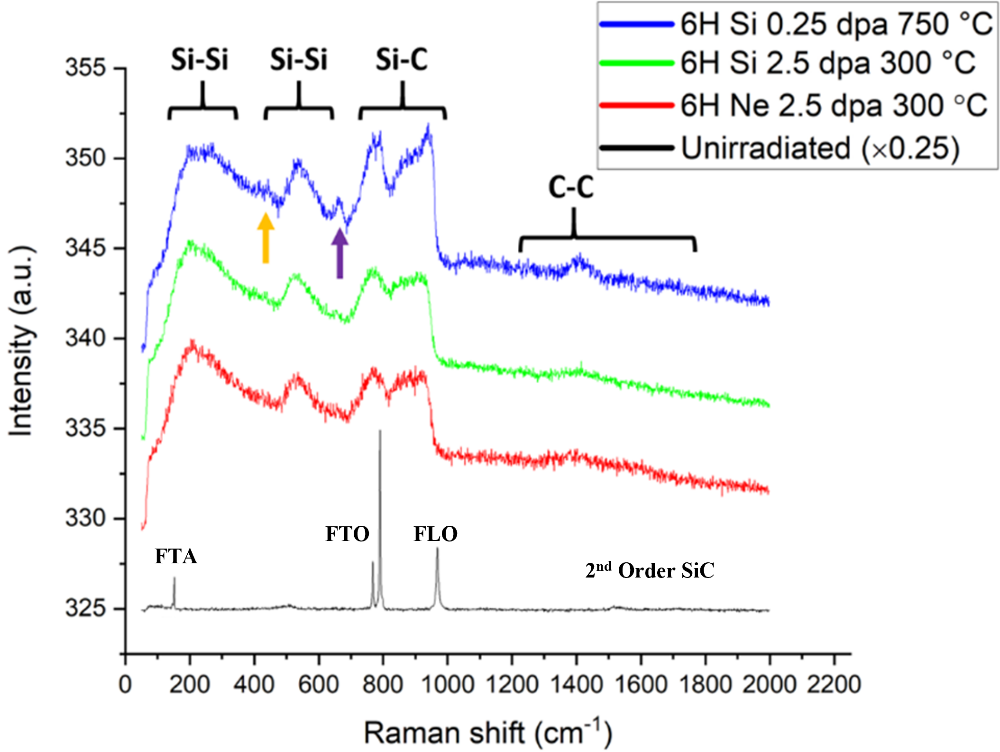
#> input picture data/figure_sources/fig_3_source_image4.png, 1000 x 752 px, found by its file name
$ python make_fig3_wide.py
#> lines starting #> are read from the running program, lines starting #| are printed output that depends on the picture; after the words box and inside, x2 and y2 are one past the last pixel; in counts of white or black regions, pixels touching at a corner belong together
"""Widen Figure 4 (single-crystal overlay) to a ~1.585:1 landscape aspect
WITHOUT distorting any glyph.  Ticket C16.

NB the figure was typed "Figure 3" when this script was written; it is Figure 4
in the manuscript's true numbering, and the output was renamed to match in C22.
The source cache keeps its `fig_3_source_image4.png` name — it is a provenance
cache of the docx member `word/media/image4.png`, not a figure.

⚠ THIS IS RASTER SURGERY, NOT A REGENERATION. The underlying single-crystal
spectra are not in this repository (they are Alex's), so the only available
source is the manuscript's own 1000 x 752 raster, extracted from
`Paper WIP Draft - Lilly Edits Implemented.docx` at `word/media/image4.png` and
kept alongside this script as `output/fig_3_source_image4.png`. When those
spectra arrive, regenerate the figure properly and DELETE this script — a
redrawn figure supersedes anything done here.

METHOD
  1. The image splits into three zones:
       x <  X_SPLIT              y-axis title, y tick labels, y-axis spine — untouched
       y <  ROW_SPLIT, x >= X_SPLIT   plot interior — stretched horizontally by f
       y >= ROW_SPLIT            x tick labels + axis title — rebuilt, not stretched
     Only the interior is resampled, so the x axis stays linear and the data
     stay aligned with their ticks: new_x(x) = X_SPLIT + f*(x - X_SPLIT).
  2. Every element that contains a glyph is then re-composited UNSTRETCHED at
     its new position: the stretched copy is erased and the original pixels are
     pasted back, centred on new_x(original centre). Band brackets are left
     stretched (they are rules, not glyphs — agreed in the ticket).
  3. The arrows are erased by COLOUR inside their stretched footprint rather
     than by a white rectangle, so no trace pixel next to them is destroyed.
  4. The legend is repositioned (not scaled) keeping its original right margin.

Every element box below was measured from the source (connected components of
the black ink, plus colour masks for the arrows), and `verify()` re-checks two
things at run time before anything is drawn:
  * the element does not touch its padded box edge  (box would clip a glyph)
  * the padded box contains no trace-coloured pixels (whiteout would eat data)
so a wrong box fails loudly instead of quietly damaging the figure.

Run from the repo root:  .venv\\Scripts\\python.exe output\\make_fig3_wide.py
"""
import os
import sys
import zipfile

import numpy as np
from PIL import Image

sys.path.insert(0, os.path.dirname(os.path.dirname(os.path.abspath(__file__))))
sys.stdout.reconfigure(errors="replace")

OUT = "output"
DOCX = "Paper WIP Draft - Lilly Edits Implemented.docx"
MEDIA = "word/media/image4.png"
SOURCE = os.path.join("data", "figure_sources", "fig_3_source_image4.png")
TARGET = os.path.join(OUT, "fig_4_single_crystal_wide.png")

TARGET_ASPECT = 1.585      # matches the C14 survey overlay (1923 x 1213)
X_SPLIT = 125              # = the y-axis spine / the 0 cm-1 tick: nothing left of it moves
ROW_SPLIT = 669            # axis line 653-655, tick marks to 664, labels start 673

# --- element search regions (x0, x1, y0, y1), generous ----------------------
# The exact box is the tight bounding box of the ink inside each region, computed
# at run time: hand-typed boxes were clipping glyphs (the "FLO" label sits 6 px
# above the folded-LO peak spike, so a 3 px pad measured from a dilated component
# reached into the spike).
TEXT_SEARCH = [
    ("Si-Si (1)", 150, 248, 38, 76),
    ("Si-Si (2)", 252, 348, 38, 76),
    ("Si-C", 356, 446, 38, 76),
    ("C-C", 528, 612, 172, 203),        # between the legend's bottom border (169)
                                        # and the C-C bracket (y >= 205)
    ("FTO", 315, 372, 518, 545),        # stops above the folded-TO spikes (y >= 562)
    ("FLO", 400, 470, 518, 545),        # stops above the folded-LO spike (y >= 548)
    ("FTA", 138, 216, 534, 576),
    ("2nd Order SiC", 565, 735, 548, 592),
]
# The arrows are flat-colour shapes, so they are found by hue rather than by ink:
# their search region also contains trace pixels, and an ink bounding box there
# would swallow the blue spectrum running past the arrow tips. A plain RGB
# distance is no good either — grey text sits within 57 of the purple — so each
# arrow gets a channel-ordering predicate that also holds for its antialiased
# edge (a blend toward white keeps the channel ordering).
#   orange = (255, 190, 0):  r > g > b
#   purple = (108,  43, 158): b > r > g
# The thresholds are deliberately loose enough to include the antialiased edge
# (a light blend still keeps the ordering), so the erase takes the whole stretched
# arrow and the paste brings its soft edge with it — a tighter mask leaves a pale
# halo of the stretched original around the re-placed arrow. Neither predicate can
# match grey/black (r = g = b), blue or green (r <= g), or red (g = b).
# The saturation floor (r-b / b-g) is what keeps the mask off the warm and cool
# colour fringing on the black text and axes, which also satisfies the ordering.
ARROW_DEFS = [
    ("orange arrow", lambda r, g, b: (r > g + 12) & (g > b + 25) & (r - b > 60)),
    ("purple arrow", lambda r, g, b: (b > r + 8) & (r > g + 10) & (b - g > 40)),
]
ARROW_MAX_SIZE = (60, 90)   # sanity bound: an arrow bbox bigger than this means
                            # the hue mask has leaked onto something else
LEGEND = (596, 999, 0, 172)             # right border is flush with the image edge
TEXT_PAD = 3
ARROW_PAD = 2

# x tick labels: (centre_x, x0, x1) with the shared row band; centres coincide
# with the major tick marks measured on the axis (125.0 .. 834.0, step 64.45)
TICK_LABELS = [(124.5, 116, 133), (189.5, 167, 212), (253.5, 231, 276),
               (318.5, 296, 341), (382.5, 360, 405), (447.5, 419, 476),
               (512.5, 484, 541), (577.0, 549, 605), (641.0, 613, 669),
               (705.5, 677, 734), (769.0, 740, 798), (834.0, 805, 863)]
TICK_ROWS = (673, 693)
TITLE_BOX = (365, 611, 716, 748)      # "Raman shift (cm-1)"


def load_source():
    """The docx raster, cached next to this script so the figure is rebuildable
    without the manuscript."""
    if not os.path.exists(SOURCE):
        with zipfile.ZipFile(DOCX) as z:
            with open(SOURCE, "wb") as f:
                f.write(z.read(MEDIA))
        print(f"[extracted] {MEDIA} -> {SOURCE}")
    im = Image.open(SOURCE)
#> im is the input picture: PIL image 1000x752 RGBA; mean R, G, B, A 242.4, 242, 242.4, 255
    flat = Image.new("RGB", im.size, (255, 255, 255))
#> flat: PIL image 1000x752 RGB; every value is 255
    flat.paste(im, mask=im.split()[-1] if im.mode == "RGBA" else None)
    return flat


src = load_source()
W, H = src.size
a = np.asarray(src).astype(int)
r, g, b = a[:, :, 0], a[:, :, 1], a[:, :, 2]
#> r: shape (752, 1000) int64; 256 distinct labels, from 0 to 255
#> g: shape (752, 1000) int64; 256 distinct labels, from 0 to 255
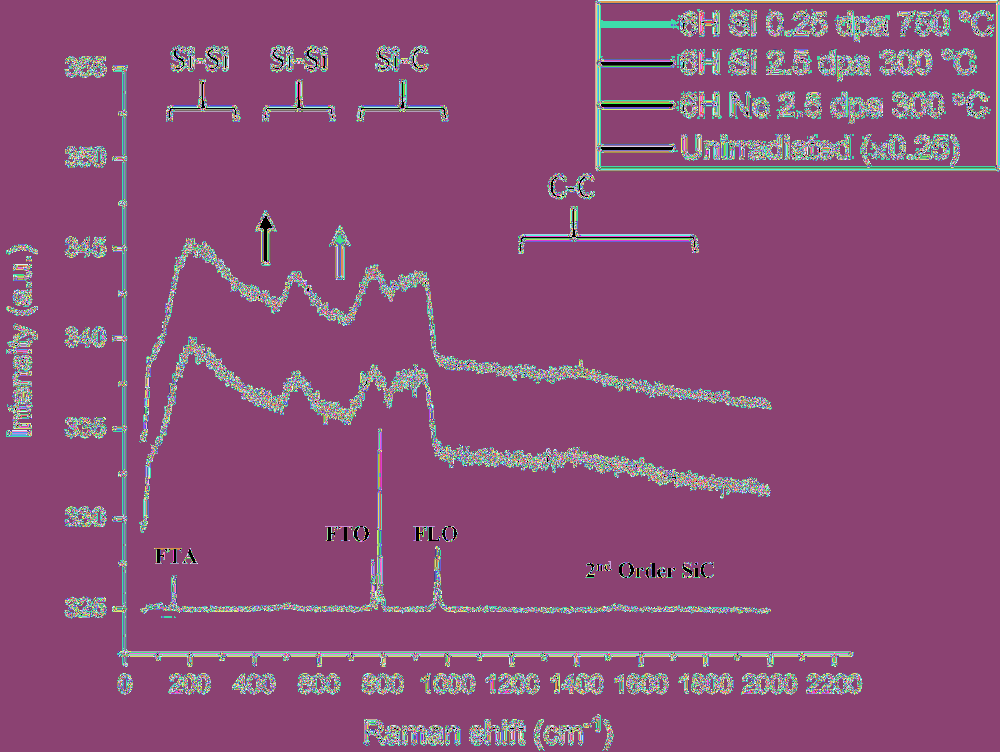
#> b: shape (752, 1000) int64; 256 distinct labels, from 0 to 255; one colour per label, 0 black
grey = (abs(r - g) < 45) & (abs(g - b) < 45) & (abs(r - b) < 45)
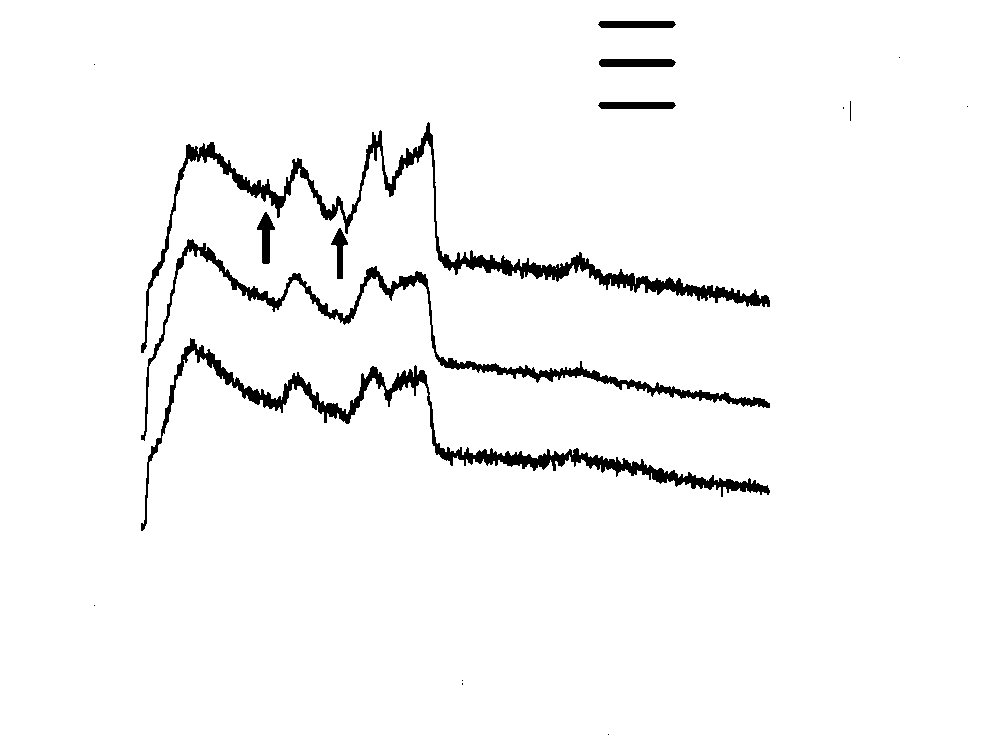
#> grey: shape (752, 1000) bool; 96.8% white; 17 black regions (8 under 20 px), largest, box (x1, y1, x2, y2) and area: (141, 122, 770, 353) 8167, (141, 338, 770, 531) 7563, (141, 239, 770, 441) 5625
INK = a.sum(axis=2) < 480                      # any dark pixel
#> INK: shape (752, 1000) bool; 5.8% white; 411 white regions (112 under 20 px), largest, box (x1, y1, x2, y2) and area: (113, 67, 852, 665) 4647, (518, 207, 697, 253) 1114, (358, 80, 447, 120) 631
COLOUR = (~grey) & (a.sum(axis=2) < 720)       # a trace or an arrow, never text

W_NEW = int(round(H * TARGET_ASPECT))
F = (W_NEW - X_SPLIT) / (W - X_SPLIT)
print(f"source {W} x {H} ({W/H:.3f}:1)  ->  {W_NEW} x {H} ({W_NEW/H:.3f}:1)"
      f"   interior stretch f = {F:.4f}")
#| source 1000 x 752 (1.330:1)  ->  1192 x 752 (1.585:1)   interior stretch f = 1.2194


def new_x(x):
    return x if x < X_SPLIT else X_SPLIT + F * (x - X_SPLIT)


def tight_box(x0, x1, y0, y1):
    """Bounding box of the ink inside a search region."""
#> called with x0 = 150, x1 = 248, y0 = 38, y1 = 76
    sub = INK[y0:y1 + 1, x0:x1 + 1]
#> sub: shape (39, 99) bool; 14.6% white; 7 white regions (2 under 20 px), largest, box (x1, y1, x2, y2) and area: (22, 9, 36, 32) 187, (56, 9, 70, 32) 186, (39, 16, 43, 32) 64, (73, 16, 77, 32) 64, (46, 21, 54, 25) 30
    ys, xs = np.where(sub)
#> ys = 565 values from 9 to 31; xs = 565 values, max 76 at index 36, min 22 at index 124, mean 49.05
    if not len(xs):
        raise SystemExit(f"[!] no ink in search region [{x0},{x1}]x[{y0},{y1}]")
    return x0 + int(xs.min()), x0 + int(xs.max()), y0 + int(ys.min()), y0 + int(ys.max())


def check(name, box, pad, allow_colour):
    """Fail loudly on a bad box rather than quietly damaging the figure.

    Two ways a box can be wrong: it clips the element (ink reaches the padded
    edge), or it swallows part of a trace (a whiteout there would delete data).
    """
    x0, x1, y0, y1 = box
    X0, X1 = max(0, x0 - pad), min(W - 1, x1 + pad)
    Y0, Y1 = max(0, y0 - pad), min(H - 1, y1 + pad)
    sub_ink = INK[Y0:Y1 + 1, X0:X1 + 1]
    touches = (sub_ink[0].any() or sub_ink[-1].any()
               or sub_ink[:, 0].any() or sub_ink[:, -1].any())
    n_colour = int(COLOUR[Y0:Y1 + 1, X0:X1 + 1].sum())
    note = []
    if touches:
        note.append("INK TOUCHES PADDED EDGE")
    if n_colour and not allow_colour:
        note.append(f"{n_colour} TRACE PIXELS INSIDE")
    print(f"  {name:16s} box[{x0:4d},{x1:4d}]x[{y0:4d},{y1:4d}] +{pad}px"
          f"  ink={int(sub_ink.sum()):5d} colour={n_colour:5d}"
          f"   {'  '.join(note) if note else 'ok'}")
    return note


def hue_mask(arr, pred):
    return pred(arr[:, :, 0], arr[:, :, 1], arr[:, :, 2])


print("\nElement boxes (tight bbox of the ink in each search region):")
TEXT_ELEMENTS = [(n, *tight_box(*s)) for n, *s in TEXT_SEARCH]
#> TEXT_ELEMENTS = [('Si-Si (1)', 172, 226, 47, 69), ('Si-Si (2)', 271, 326, 47, 69), ('Si-C', 376, 426, 47, 69), ('C-C', 549, 592, 175, 197), ('FTO', 325, 368, 526, 541), ('FLO', 414, 456, 526, 541), ('FTA', 156, 196, 548, 562), ('2nd Order SiC', 586, 713, 561, 577)]
ARROWS = []
for name, pred in ARROW_DEFS:
    ys, xs = np.where(hue_mask(a, pred))
    ARROWS.append((name, pred, int(xs.min()), int(xs.max()), int(ys.min()), int(ys.max())))
#> after the loop, ARROWS = 2 items

problems = []
for name, *box in TEXT_ELEMENTS:
    problems += [(name, n) for n in check(name, box, TEXT_PAD, allow_colour=False)]
#> this loop made 8 passes
#> name on passes 1 to 8: 'Si-Si (1)', 'Si-Si (2)', 'Si-C', 'C-C', 'FTO', 'FLO', 'FTA', '2nd Order SiC'
#> (printed output is left out)
#> after the loop, problems = []
for name, pred, *box in ARROWS:
    # for an arrow the edge test must use its own hue, not "any ink"
    x0, x1, y0, y1 = box
    m = hue_mask(a, pred)
    sub = m[y0 - ARROW_PAD:y1 + ARROW_PAD + 1, x0 - ARROW_PAD:x1 + ARROW_PAD + 1]
    touching = sub[0].any() or sub[-1].any() or sub[:, 0].any() or sub[:, -1].any()
    oversize = (x1 - x0 + 1 > ARROW_MAX_SIZE[0]) or (y1 - y0 + 1 > ARROW_MAX_SIZE[1])
    note = (["ARROW HUE TOUCHES PADDED EDGE"] if touching else []) \
        + (["HUE MASK LEAKED (bbox too large)"] if oversize else [])
    print(f"  {name:16s} box[{x0:4d},{x1:4d}]x[{y0:4d},{y1:4d}] +{ARROW_PAD}px"
          f"  hue px={int(m.sum()):5d} (in box {int(sub.sum())})"
          f"   {'  '.join(note) if note else 'ok'}")
    problems += [(name, n) for n in note]
#> this loop made 2 passes
#> (name, x0, x1, y0, y1, touching, oversize) on passes 1 to 2: ('orange arrow', 257, 274, 212, 263, False, False), ('purple arrow', 331, 348, 228, 278, False, False)
#> (printed output is left out)
#> pass 1, `sub = m[y0 - ARROW_PAD:y1 + ARROW_PAD + 1, x0 - ARROW_PAD:x1 + ARROW_P..`:
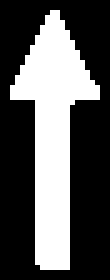
#> sub: shape (56, 22) bool (shown 5 times larger); 34.7% white; 1 white region, box (x1, y1, x2, y2) and area: (2, 2, 20, 54) 427
# the legend's own colour pixels are its line swatches, which sit left of x=730;
# anything coloured to the right of that would be a trace intruding into the box
lg_colour_right = int(COLOUR[LEGEND[2]:LEGEND[3] + 1, 730:LEGEND[1] + 1].sum())
#> lg_colour_right = 24
problems += [("legend", n) for n in check("legend", LEGEND, 0, allow_colour=True)]
#> in check (call 9), `sub_ink = INK[Y0:Y1 + 1, X0:X1 + 1]`:
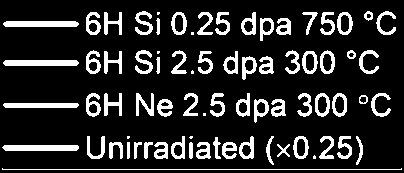
#> sub_ink: shape (173, 404) bool; 16.3% white; 74 white regions (8 under 20 px), largest, box (x1, y1, x2, y2) and area: (2, 145, 79, 151) 449, (3, 60, 79, 66) 444, (3, 21, 79, 27) 442
#> in check (call 9), `n_colour = int(COLOUR[Y0:Y1 + 1, X0:X1 + 1].sum())`: n_colour = 1672
#|   legend           box[ 596, 999]x[   0, 172] +0px  ink=11358 colour= 1672   ok
print(f"  {'legend swatch chk':16s} colour pixels right of x=730: {lg_colour_right}"
      f"   {'ok' if lg_colour_right < 50 else 'A TRACE INTRUDES INTO THE LEGEND BOX'}")
#|   legend swatch chk colour pixels right of x=730: 24   ok
if lg_colour_right >= 50:
    problems.append(("legend", "trace intrudes"))
if problems:
    print("\n[!] refusing to build: "
          + "; ".join(f"{n}: {v}" for n, v in problems))
    raise SystemExit(1)

# --- 1. geometry -------------------------------------------------------------
canvas = Image.new("RGB", (W_NEW, H), (255, 255, 255))
#> canvas: PIL image 1192x752 RGB; every value is 255
# untouched left column, full height
canvas.paste(src.crop((0, 0, X_SPLIT, H)), (0, 0))
# stretched interior (everything above the tick-label band)
interior = src.crop((X_SPLIT, 0, W, ROW_SPLIT))
canvas.paste(interior.resize((W_NEW - X_SPLIT, ROW_SPLIT), Image.LANCZOS), (X_SPLIT, 0))
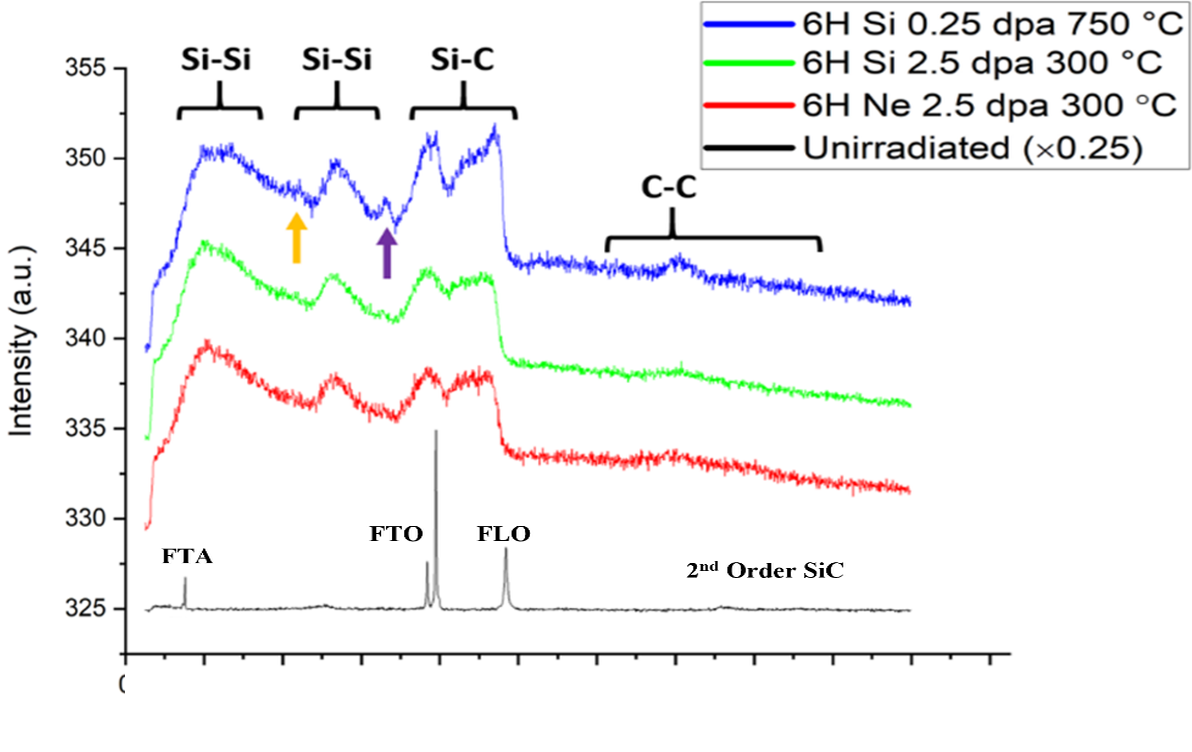
#> canvas: PIL image 1192x752 RGB; mean R, G, B 244.1, 243.7, 244.1

# --- 2. glyph-bearing elements, re-composited unstretched --------------------
def replace(x0, x1, y0, y1, pad, target_cx=None, arrow_pred=None):
    """Erase the stretched copy of an element and paste the original pixels back.

    Text and the legend sit on verified-clean white, so their stretched footprint
    is simply whited out. An arrow instead has a spectrum running past its tip, so
    only pixels still carrying the ARROW'S OWN colour are whitened and the arrow is
    pasted through its own mask — no trace pixel beside it is touched.
    """
    X0, X1 = max(0, x0 - pad), min(W - 1, x1 + pad)
    Y0, Y1 = max(0, y0 - pad), min(H - 1, y1 + pad)
    crop = src.crop((X0, Y0, X1 + 1, Y1 + 1))
    cw = X1 - X0 + 1
    sx0, sx1 = int(round(new_x(X0))), int(round(new_x(X1 + 1)))
    if arrow_pred is not None:
        block = np.asarray(canvas.crop((sx0, Y0, sx1, Y1 + 1))).astype(int)
        block[hue_mask(block, arrow_pred)] = 255
        canvas.paste(Image.fromarray(block.astype(np.uint8)), (sx0, Y0))
    else:
        canvas.paste(Image.new("RGB", (sx1 - sx0, Y1 - Y0 + 1), (255, 255, 255)), (sx0, Y0))
    cx = target_cx if target_cx is not None else new_x((X0 + X1 + 1) / 2)
    px = int(round(cx - cw / 2))
    if arrow_pred is not None:
        m = hue_mask(np.asarray(crop).astype(int), arrow_pred)
        canvas.paste(crop, (px, Y0), Image.fromarray((m * 255).astype(np.uint8), "L"))
    else:
        canvas.paste(crop, (px, Y0))
    return px, px + cw - 1


for name, x0, x1, y0, y1 in TEXT_ELEMENTS:
    replace(x0, x1, y0, y1, TEXT_PAD)
#> this loop made 8 passes
for name, pred, x0, x1, y0, y1 in ARROWS:
    replace(x0, x1, y0, y1, ARROW_PAD, arrow_pred=pred)
#> this loop made 2 passes
#> (name, x0, x1, y0, y1, X0 in replace, X1 in replace, Y0 in replace) on passes 1 to 2: ('orange arrow', 257, 274, 212, 263, 255, 276, 210), ('purple arrow', 331, 348, 228, 278, 329, 350, 226)
#> pass 1, in replace (call 9), `block = np.asarray(canvas.crop((sx0, Y0, sx1, Y1 + 1))).astype(int)`:
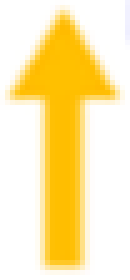
#> block: shape (56, 26, 3) int64 (shown 5 times larger); mean R, G, B 254.9, 234.5, 175.3

# legend: repositioned, not scaled, keeping its original right margin
lx0, lx1, ly0, ly1 = LEGEND
right_margin = (W - 1) - lx1
lp0, lp1 = replace(lx0, lx1, ly0, ly1, 0,
                   target_cx=(W_NEW - 1 - right_margin) - (lx1 - lx0) / 2)
print(f"\nlegend moved x[{lx0},{lx1}] -> x[{lp0},{lp1}] (right margin kept at {right_margin} px)")
#| legend moved x[596,999] -> x[788,1191] (right margin kept at 0 px)

# --- 3. tick-label band, rebuilt at the new tick positions -------------------
canvas.paste(Image.new("RGB", (W_NEW, H - ROW_SPLIT), (255, 255, 255)), (0, ROW_SPLIT))
ty0, ty1 = TICK_ROWS
for cx, x0, x1 in TICK_LABELS:
    crop = src.crop((x0, ty0, x1 + 1, ty1 + 1))
    canvas.paste(crop, (int(round(new_x(cx) - (x1 - x0 + 1) / 2)), ty0))
#> crop: PIL image 59x21 RGB
tx0, tx1, tty0, tty1 = TITLE_BOX
title = src.crop((tx0, tty0, tx1 + 1, tty1 + 1))
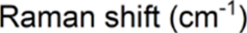
#> title: PIL image 247x33 RGB; mean R, G, B 204.5, 204.5, 204.6
canvas.paste(title, (int(round(new_x((tx0 + tx1 + 1) / 2) - (tx1 - tx0 + 1) / 2)), tty0))
print(f"x tick labels re-placed at {[round(new_x(c), 1) for c, _, _ in TICK_LABELS]}")
print(f"axis title centre {(tx0+tx1+1)/2:.1f} -> {new_x((tx0+tx1+1)/2):.1f}")

canvas.save(TARGET)
print(f"\n[OK] {TARGET}   {canvas.size[0]} x {canvas.size[1]} px"
      f"   aspect {canvas.size[0]/canvas.size[1]:.3f}:1")
#| [OK] output/fig_4_single_crystal_wide.png   1192 x 752 px   aspect 1.585:1
